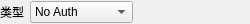
<?xml version="1.0" encoding="UTF-8"?>
<ui version="4.0">
 <class>AuthForm</class>
 <widget class="QWidget" name="AuthForm">
  <property name="geometry">
   <rect>
    <x>0</x>
    <y>0</y>
    <width>250</width>
    <height>24</height>
   </rect>
  </property>
  <property name="windowTitle">
   <string>Form</string>
  </property>
  <layout class="QVBoxLayout" name="verticalLayout">
   <property name="leftMargin">
    <number>0</number>
   </property>
   <property name="topMargin">
    <number>0</number>
   </property>
   <property name="rightMargin">
    <number>0</number>
   </property>
   <property name="bottomMargin">
    <number>0</number>
   </property>
   <item>
    <layout class="QHBoxLayout" name="horizontalLayout_4">
     <item>
      <widget class="QLabel" name="label_3">
       <property name="sizePolicy">
        <sizepolicy hsizetype="Fixed" vsizetype="Preferred">
         <horstretch>0</horstretch>
         <verstretch>0</verstretch>
        </sizepolicy>
       </property>
       <property name="text">
        <string>类型</string>
       </property>
      </widget>
     </item>
     <item>
      <widget class="QComboBox" name="authMethodCombo">
       <item>
        <property name="text">
         <string>No Auth</string>
        </property>
       </item>
       <item>
        <property name="text">
         <string>Bearer Token</string>
        </property>
       </item>
       <item>
        <property name="text">
         <string>JWT</string>
        </property>
       </item>
       <item>
        <property name="text">
         <string>Basic Auth</string>
        </property>
       </item>
       <item>
        <property name="text">
         <string>Digest Auth</string>
        </property>
       </item>
       <item>
        <property name="text">
         <string>API Key</string>
        </property>
       </item>
       <item>
        <property name="text">
         <string>OAuth 1.0</string>
        </property>
       </item>
       <item>
        <property name="text">
         <string>OAuth 2.0</string>
        </property>
       </item>
      </widget>
     </item>
     <item>
      <spacer name="horizontalSpacer">
       <property name="orientation">
        <enum>Qt::Orientation::Horizontal</enum>
       </property>
       <property name="sizeHint" stdset="0">
        <size>
         <width>40</width>
         <height>20</height>
        </size>
       </property>
      </spacer>
     </item>
    </layout>
   </item>
  </layout>
 </widget>
 <resources/>
 <connections/>
</ui>
